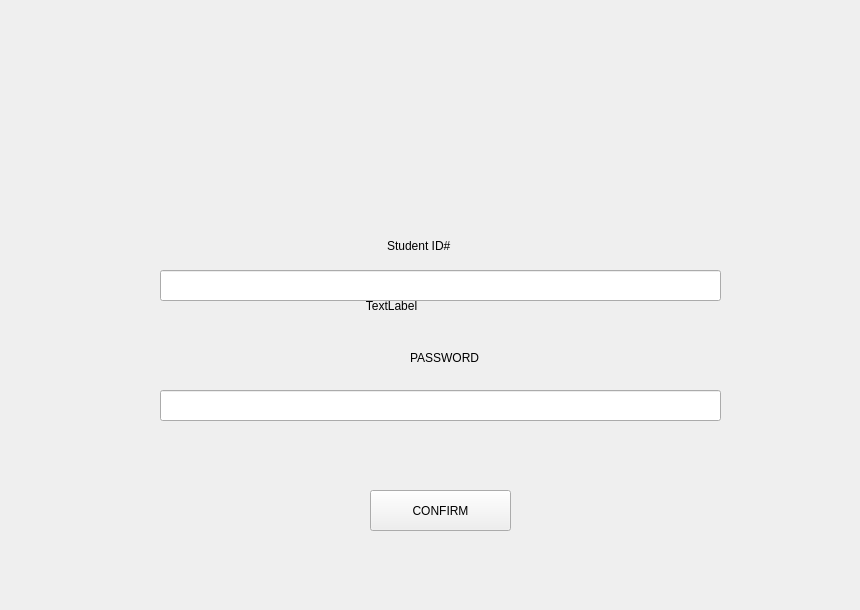
   <widget class="QWidget" name="LogIn_page">
    <widget class="QLabel" name="label">
     <property name="geometry">
      <rect>
       <x>387</x>
       <y>230</y>
       <width>91</width>
       <height>31</height>
      </rect>
     </property>
     <property name="text">
      <string>Student ID#</string>
     </property>
    </widget>
    <widget class="QLineEdit" name="Fnametxt">
     <property name="geometry">
      <rect>
       <x>160</x>
       <y>270</y>
       <width>561</width>
       <height>31</height>
      </rect>
     </property>
    </widget>
    <widget class="QLineEdit" name="Fnametxt_2">
     <property name="geometry">
      <rect>
       <x>160</x>
       <y>390</y>
       <width>561</width>
       <height>31</height>
      </rect>
     </property>
    </widget>
    <widget class="QLabel" name="label_3">
     <property name="geometry">
      <rect>
       <x>410</x>
       <y>350</y>
       <width>81</width>
       <height>16</height>
      </rect>
     </property>
     <property name="text">
      <string>PASSWORD</string>
     </property>
    </widget>
    <widget class="QPushButton" name="confirm">
     <property name="geometry">
      <rect>
       <x>370</x>
       <y>490</y>
       <width>141</width>
       <height>41</height>
      </rect>
     </property>
     <property name="text">
      <string>CONFIRM</string>
     </property>
    </widget>
    <widget class="QLabel" name="background_login">
     <property name="geometry">
      <rect>
       <x>0</x>
       <y>10</y>
       <width>851</width>
       <height>591</height>
      </rect>
     </property>
     <property name="text">
      <string>                                                                                                              TextLabel</string>
     </property>
     <property name="scaledContents">
      <bool>true</bool>
     </property>
    </widget>
    <zorder>background_login</zorder>
    <zorder>label</zorder>
    <zorder>Fnametxt</zorder>
    <zorder>Fnametxt_2</zorder>
    <zorder>label_3</zorder>
    <zorder>confirm</zorder>
   </widget>
